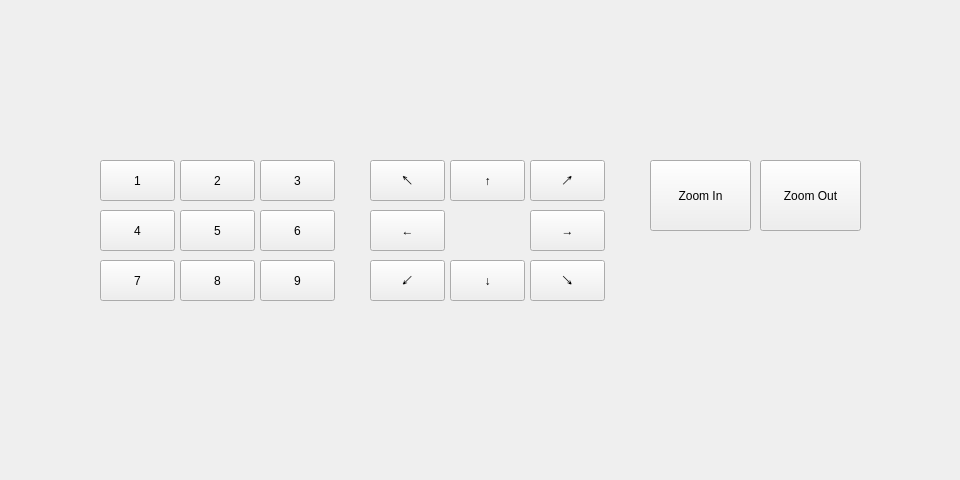
<?xml version="1.0" encoding="UTF-8"?>
<ui version="4.0">
 <class>MainWindow</class>
 <widget class="QMainWindow" name="MainWindow">
  <property name="geometry">
   <rect>
    <x>0</x>
    <y>0</y>
    <width>960</width>
    <height>480</height>
   </rect>
  </property>
  <property name="windowTitle">
   <string>VISCA Controller</string>
  </property>
  <property name="windowIcon">
   <iconset theme=":/assets/images/icon.png">
    <normaloff>icon.ico</normaloff>icon.ico</iconset>
  </property>
  <widget class="QWidget" name="centralwidget">
   <widget class="QPushButton" name="btnPreset1">
    <property name="geometry">
     <rect>
      <x>100</x>
      <y>160</y>
      <width>75</width>
      <height>41</height>
     </rect>
    </property>
    <property name="text">
     <string>1</string>
    </property>
   </widget>
   <widget class="QPushButton" name="btnPreset2">
    <property name="geometry">
     <rect>
      <x>180</x>
      <y>160</y>
      <width>75</width>
      <height>41</height>
     </rect>
    </property>
    <property name="text">
     <string>2</string>
    </property>
   </widget>
   <widget class="QPushButton" name="btnPreset3">
    <property name="geometry">
     <rect>
      <x>260</x>
      <y>160</y>
      <width>75</width>
      <height>41</height>
     </rect>
    </property>
    <property name="text">
     <string>3</string>
    </property>
   </widget>
   <widget class="QPushButton" name="btnPreset4">
    <property name="geometry">
     <rect>
      <x>100</x>
      <y>210</y>
      <width>75</width>
      <height>41</height>
     </rect>
    </property>
    <property name="text">
     <string>4</string>
    </property>
   </widget>
   <widget class="QPushButton" name="btnPreset5">
    <property name="geometry">
     <rect>
      <x>180</x>
      <y>210</y>
      <width>75</width>
      <height>41</height>
     </rect>
    </property>
    <property name="text">
     <string>5</string>
    </property>
   </widget>
   <widget class="QPushButton" name="btnPreset6">
    <property name="geometry">
     <rect>
      <x>260</x>
      <y>210</y>
      <width>75</width>
      <height>41</height>
     </rect>
    </property>
    <property name="text">
     <string>6</string>
    </property>
   </widget>
   <widget class="QPushButton" name="btnZoomIn">
    <property name="geometry">
     <rect>
      <x>650</x>
      <y>160</y>
      <width>101</width>
      <height>71</height>
     </rect>
    </property>
    <property name="text">
     <string>Zoom In</string>
    </property>
   </widget>
   <widget class="QPushButton" name="btnZoomOut">
    <property name="geometry">
     <rect>
      <x>760</x>
      <y>160</y>
      <width>101</width>
      <height>71</height>
     </rect>
    </property>
    <property name="text">
     <string>Zoom Out</string>
    </property>
   </widget>
   <widget class="QPushButton" name="btnPreset7">
    <property name="geometry">
     <rect>
      <x>100</x>
      <y>260</y>
      <width>75</width>
      <height>41</height>
     </rect>
    </property>
    <property name="text">
     <string>7</string>
    </property>
   </widget>
   <widget class="QPushButton" name="btnPreset8">
    <property name="geometry">
     <rect>
      <x>180</x>
      <y>260</y>
      <width>75</width>
      <height>41</height>
     </rect>
    </property>
    <property name="text">
     <string>8</string>
    </property>
   </widget>
   <widget class="QPushButton" name="btnPreset9">
    <property name="geometry">
     <rect>
      <x>260</x>
      <y>260</y>
      <width>75</width>
      <height>41</height>
     </rect>
    </property>
    <property name="text">
     <string>9</string>
    </property>
   </widget>
   <widget class="QPushButton" name="btnNavUp">
    <property name="geometry">
     <rect>
      <x>450</x>
      <y>160</y>
      <width>75</width>
      <height>41</height>
     </rect>
    </property>
    <property name="text">
     <string>↑</string>
    </property>
   </widget>
   <widget class="QPushButton" name="btnNavDown">
    <property name="geometry">
     <rect>
      <x>450</x>
      <y>260</y>
      <width>75</width>
      <height>41</height>
     </rect>
    </property>
    <property name="text">
     <string>↓</string>
    </property>
   </widget>
   <widget class="QPushButton" name="btnNavLeft">
    <property name="geometry">
     <rect>
      <x>370</x>
      <y>210</y>
      <width>75</width>
      <height>41</height>
     </rect>
    </property>
    <property name="text">
     <string>←</string>
    </property>
   </widget>
   <widget class="QPushButton" name="btnNavRight">
    <property name="geometry">
     <rect>
      <x>530</x>
      <y>210</y>
      <width>75</width>
      <height>41</height>
     </rect>
    </property>
    <property name="text">
     <string>→</string>
    </property>
   </widget>
   <widget class="QPushButton" name="btnNavUpRight">
    <property name="geometry">
     <rect>
      <x>530</x>
      <y>160</y>
      <width>75</width>
      <height>41</height>
     </rect>
    </property>
    <property name="text">
     <string>↗</string>
    </property>
   </widget>
   <widget class="QPushButton" name="btnNavUpLeft">
    <property name="geometry">
     <rect>
      <x>370</x>
      <y>160</y>
      <width>75</width>
      <height>41</height>
     </rect>
    </property>
    <property name="text">
     <string>↖</string>
    </property>
   </widget>
   <widget class="QPushButton" name="btnNavDownLeft">
    <property name="geometry">
     <rect>
      <x>370</x>
      <y>260</y>
      <width>75</width>
      <height>41</height>
     </rect>
    </property>
    <property name="text">
     <string>↙</string>
    </property>
   </widget>
   <widget class="QPushButton" name="btnNavDownRight">
    <property name="geometry">
     <rect>
      <x>530</x>
      <y>260</y>
      <width>75</width>
      <height>41</height>
     </rect>
    </property>
    <property name="text">
     <string>↘</string>
    </property>
   </widget>
  </widget>
  <widget class="QMenuBar" name="menubar">
   <property name="geometry">
    <rect>
     <x>0</x>
     <y>0</y>
     <width>960</width>
     <height>21</height>
    </rect>
   </property>
  </widget>
  <action name="actionAbout">
   <property name="text">
    <string>&amp;About</string>
   </property>
   <property name="shortcut">
    <string>Alt+A</string>
   </property>
   <property name="visible">
    <bool>true</bool>
   </property>
  </action>
  <action name="actionLoadDemo">
   <property name="text">
    <string>Load Demo Nodes</string>
   </property>
   <property name="shortcut">
    <string>Ctrl+Shift+D</string>
   </property>
  </action>
  <action name="actionManagerConfig">
   <property name="text">
    <string>Config</string>
   </property>
   <property name="shortcut">
    <string>Ctrl+Shift+C</string>
   </property>
  </action>
  <action name="actionAbout_2">
   <property name="text">
    <string>&amp;About</string>
   </property>
  </action>
 </widget>
 <resources/>
 <connections/>
</ui>
